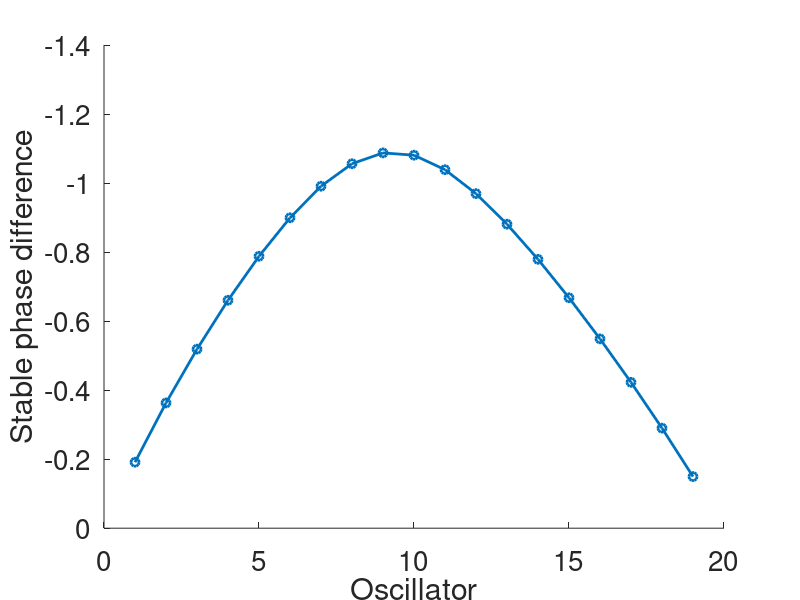
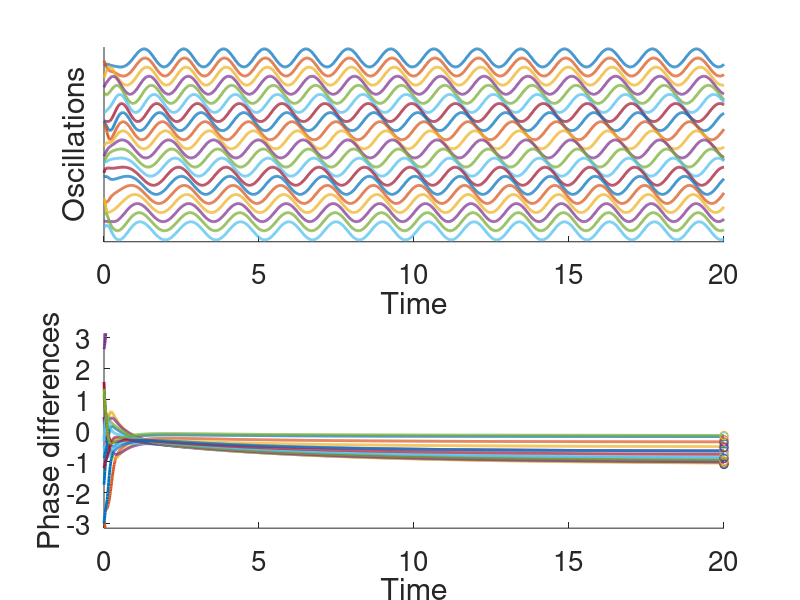
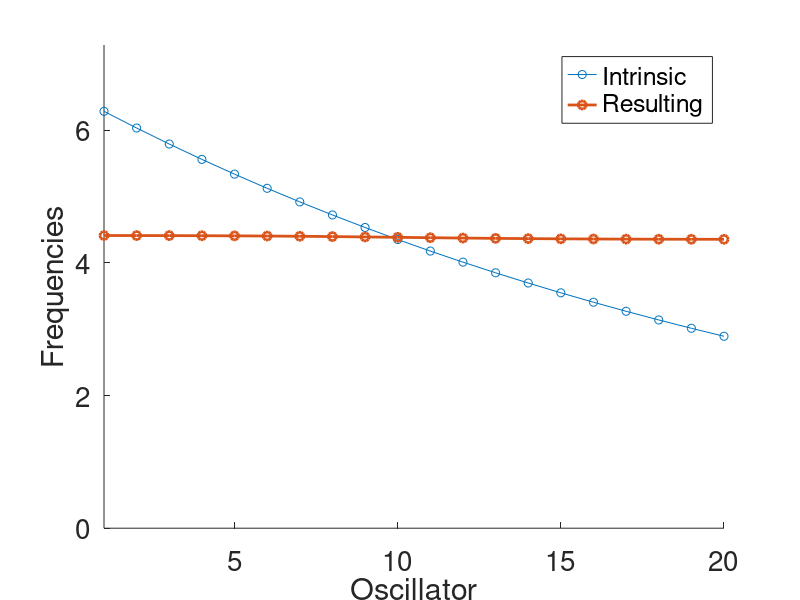

Here is the MATLAB script that generated these plots, in order:
function chain_pdimhase_oscil(a,e,Noscils)
 % a is the coupling strength. e is the difference of intrinsic frequencies
 % from one oscillator to the next (typically negative, to get a head to
 % tail traveling wave). Noscils is the number of oscillators.
 
if nargin<1
    a = 10; % Coupling strength. FEEL FREE TO CHANGE
end
if nargin<2
    e=-0.1;  % Difference of intrinsic frequencies from one oscillator to the next. FEEL FREE TO CHANGE
end
if nargin<3
    Noscils=20;  % Number of oscillators. FEEL FREE TO CHANGE
end
close all

disp(sprintf('\n Noscils: %d,   Difference of freq: e=%.2f  Coupling strength a=%0.2f\n',Noscils,e,a))

% Set the frequency values to the oscillators. CHANGE FOR QUESTIONS 6.b
% Oscillator 1 is the head. Oscillator Noscils is the tail
omega = 2*pi*ones(Noscils, 1);
for i=2:Noscils
    %omega(i)=omega(i-1)+e;
    %omega(i)=omega(1)+exp((i-1/Noscils)^5)*e*Noscils;
    omega(i)=omega(i-1)*0.96;
end
dif_omega = diff(omega);


% USE HERE WHAT YOU KNOW FROM THE ANALYSIS PRESENTED IN THE LECTURE TO
% PREDICT WHETHER THE SYSTEM WILL CONVERGE OR NOT.

% COMPUTE THE COUPLING MATRIX
d = -2*ones(Noscils-1,1);
d1= ones(Noscils-2,1);
A = a*(diag(d,0) + diag(d1,1) + diag(d1,-1));

% Compute the fixed points
% COMPUTE THE VECTOR S
S = -(A\dif_omega);

% DETERMINE THE SYNCHRONIZATION CRITERION: (example
% synchronization_achieved=a>12 )
synchronization_achieved = a>=abs(e)*Noscils*Noscils/8;

if synchronization_achieved
    disp(sprintf('Synchronization achieved:\n'));
    % COMPUTE THE FIXED POINTS FOR THE PHASE DIFFERENCES:
    fixed_points = asin(S);
        
    figure(1)
    hold on
    set(gca,'FontSize',20)
    
    plot(fixed_points,'o-','LineWidth',2)
    set(gca,'YDir','Reverse')
    aa=axis;
    axis([0 Noscils aa(3) 0])
    xlabel('Oscillator')
    ylabel('Stable phase difference')
    print -dpng chain_phase_oscil_phases.png
end

% Running the dynamical system

dt = 0.01;
t_end = 20;

% evolution of the different oscillators
dtheta = zeros(Noscils,1);
theta  = 2*pi*(rand(Noscils,1)-0.5); % Random initial conditions

counter = 0;
% Euler integration (NOTE: FEEL FREE TO IMPLEMENT AS A RUNGE-KUTA
% INTEGRATION)
for t=0:dt:t_end
    counter = counter+1;

        % apply a mechanical input to the tail segment
    % UPDATE HERE THE TERM TO APPLY A PERIODIC FORCING TERM, CF QUESTION
    % 6.C
    a_sens = 0;
    omega_mech = 2*pi*0.9;
    
    % Evolution of the different oscillators
    % COMPUTE THE DERIVATIVES OF THETA FOR THE DIFFERENT OSCILLATORS    
    dtheta = omega + [a*sin(theta(2:end)-theta(1:end-1)); a_sens*sin(omega_mech*t-theta(end))] + [0; a*sin(theta(1:end-1)-theta(2:end))]; 
   
    % Euler integration
    theta = theta + dtheta*dt;
    
    %keep logs
    T(counter) = t;
    THETA(counter,:) = theta;
    DTHETA(counter,:) = dtheta;
    X(counter,:)  = cos(theta);
end

% Estimate the resulting frequencies of each oscillators by taking the
% average rate of each oscillators for the last 20 time steps
for i=1:Noscils
    resulting_freq(i) = mean(DTHETA([end-20 end], i));
end

% Make figures and plots

figure(2)
subplot(211)
hold on
set(gca,'FontSize',20)
for (i=1:Noscils)
    X_shifted(:,i) = X(:,i) + 1 + Noscils-i;
end
plot(T,X_shifted,'LineWidth',2)
axis([0 t_end -0.2 Noscils+1.2])
set(gca,'ytick',[])
xlabel('Time')
ylabel('Oscillations')

subplot(212)
hold on
set(gca,'FontSize',20)
plot(T,diff(THETA')','LineWidth',2)
if abs(S)<=1.0
    plot(T(end),fixed_points,'o')
end
axis([0 t_end -pi pi])
xlabel('Time')
ylabel('Phase differences')
print -dpng chain_phase_oscil.png

figure(3)
hold   on
set(gca,'FontSize',20)

if   a_sens == 0.0
    plot([1: Noscils],omega,'o-',[1: Noscils],resulting_freq,'o-','LineWidth',2)
    legend('Intrinsic', 'Resulting','location','best')
else
    plot([1: Noscils],omega,'o-',[1: Noscils],resulting_freq,'o-',Noscils,omega_mech,'o','LineWidth',2)
    legend('Intrinsic', 'Resulting','Mechanical','location','best')
end

axis([1 Noscils 0 max(omega)+1])
xlabel('Oscillator')
ylabel('Frequencies')
print -dpng chain_phase_oscil_freq.png
end
